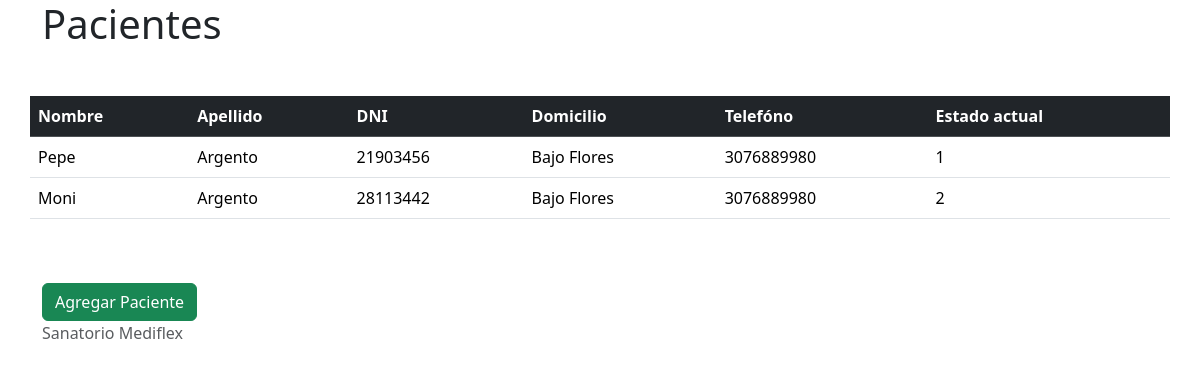
Screenshot of /gestion_internaciones/pacientes/ with the database file from the repository.
### gestion_internaciones/models.py (models this page shows, shortened)
class Pacientes(models.Model):
    nombre_pac = models.CharField(max_length=30)
    apellido_pac = models.CharField(max_length=15)
    dni_pac = models.CharField(max_length=10)
    domicilio_pac = models.CharField(max_length=50)
    telefono_pac = models.CharField(max_length=12)
    estados_choices = [('1','Internado'),
                       ('2', 'Alta'),
                       ('3', 'Fallecido')]
    estado_pac = models.CharField(
        max_length=10,
        choices=estados_choices, default='Espera'
    )

### gestion_internaciones/views.py (the view)
# urls.py: path('pacientes/', views.listapacientes, name='listapacientes'),
def listapacientes (request):
    pacientes = Pacientes.objects.all()
    context = {
        'pacientes': pacientes,
    }
    return render(request, 'pacientes.html', context)

### gestion_internaciones/templates/pacientes.html (shortened to what this page needs)
{% extends "base.html" %}
{% block content %}
<div>
    <h1>Pacientes</h1>
</div>
<div class="row justify-content-center mt-5">
    <table class="table">
            <tr class="table-dark">
                <th>Nombre</th>
                <th>Apellido</th>
                <th>DNI</th>
                <th>Domicilio</th>
                <th>Telefóno</th>
                <th>Estado actual</th>
            </tr>
            {% for i in pacientes %}
            <tr>
                <td>{{ i.nombre_pac }}</td>
                <td>{{ i.apellido_pac }}</td>
                <td>{{ i.dni_pac }}</td>
                <td>{{ i.domicilio_pac }}</td>
                <td>{{ i.telefono_pac }}</td>
                <td>{{ i.estado_pac }}</td>
            </tr>
            {% endfor %}
    </table>
</div>
<div class="mt-5">
    <a href="{% url 'agregarpaciente' %}">
        <button class="btn btn-success">Agregar Paciente</button>
    </a>
</div>
{% endblock %}

### gestion_internaciones/templates/base.html (shortened to what this page needs)
<!DOCTYPE html>
<html lang="es">
    <head>
        <link href="https://cdn.jsdelivr.net/npm/bootstrap@5.3.2/dist/css/bootstrap.min.css" rel="stylesheet"
>
    </head>
    <body>
        <main class="container">
            {% block content %} {% endblock %}
        </main>
        {% include "partials/footer.html" %}
    </body>
</html>

### gestion_internaciones/templates/partials/footer.html
<footer class='container'>
    <p class='text-muted'>
        Sanatorio Mediflex
    </p>
</footer>

### rows the page displays
Pacientes: nombre_pac "Pepe", apellido_pac "Argento", dni_pac "21903456", domicilio_pac "Bajo Flores", telefono_pac "3076889980", estado_pac "1"
Pacientes: nombre_pac "Moni", apellido_pac "Argento", dni_pac "28113442", domicilio_pac "Bajo Flores", telefono_pac "3076889980", estado_pac "2"
